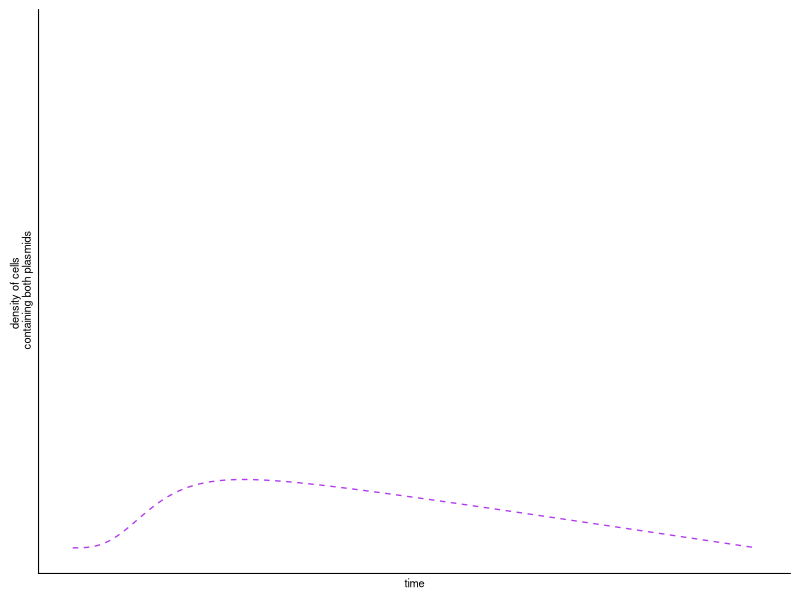
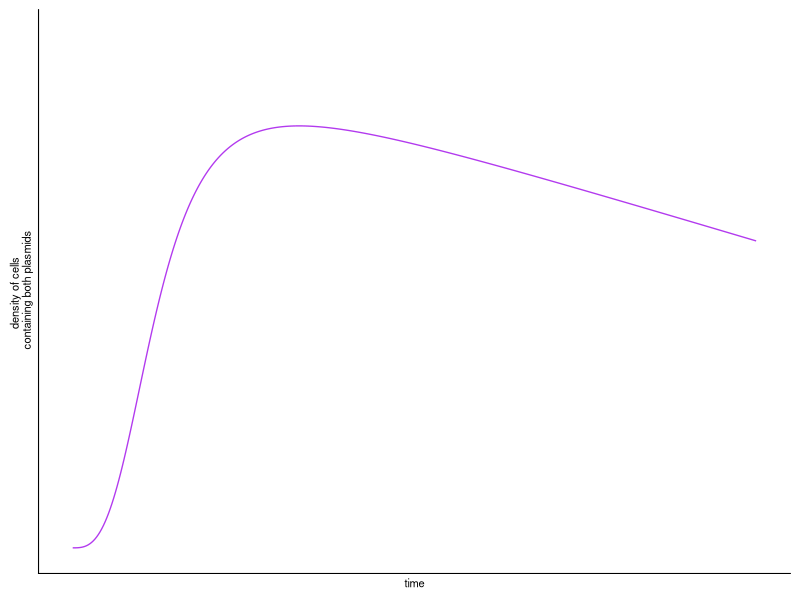

Reproduce these figures in R, in order.
library(tidyverse)
library(ggplot2)
library(cowplot)
theme_set(theme_cowplot())

dat <- read.csv("Fig2.csv")

p1 <- ggplot(data=dat, aes(x=time, y=emergence_low)) +
  geom_line(color="darkorchid2", size = 0.4668623442372146, linetype = "dashed") +
  theme(axis.line.y = element_line(size = 0.3734899)) +
  theme(axis.line.x = element_line(size = 0.3734899)) +
  labs(y='density of cells \n containing both plasmids',
    x = 'time') +
  theme(axis.text.x=element_blank()) +
  theme(axis.ticks.x=element_blank()) +
  theme(axis.text.y=element_blank()) +
  theme(axis.ticks.y=element_blank()) +
  theme(axis.title=element_text(size=8)) +
  scale_y_continuous(limits = c(0,1000)) +
  scale_x_continuous(limits = c(0,4)) +
  theme(axis.title.y = element_text(margin = margin(t = 0, r = 0, b = 0, l = 0))) +
  theme(axis.title.x = element_text(margin = margin(t = 0, r = 0, b = 0, l = 0)))
  
p1

save_plot("CartoonEmergence_Low.pdf", plot = p1, base_width = 1.4, base_height = 1.6)

#############################

p2 <- ggplot(data=dat, aes(x=time, y=emergence_high)) +
  geom_line(color="darkorchid2", size = 0.4668623442372146) +
  theme(axis.line.y = element_line(size = 0.3734899)) +
  theme(axis.line.x = element_line(size = 0.3734899)) +
  labs(y='density of cells \n containing both plasmids',
       x = 'time') +
  theme(axis.text.x=element_blank()) +
  theme(axis.ticks.x=element_blank()) +
  theme(axis.text.y=element_blank()) +
  theme(axis.ticks.y=element_blank()) +
  theme(axis.title=element_text(size=8)) +
  scale_y_continuous(limits = c(0,1000)) +
  scale_x_continuous(limits = c(0,4)) +
  theme(axis.title.y = element_text(margin = margin(t = 0, r = 0, b = 0, l = 0))) +
  theme(axis.title.x = element_text(margin = margin(t = 0, r = 0, b = 0, l = 0)))

p2

save_plot("CartoonEmergence_High.pdf", plot = p2, base_width = 1.4, base_height = 1.6)

